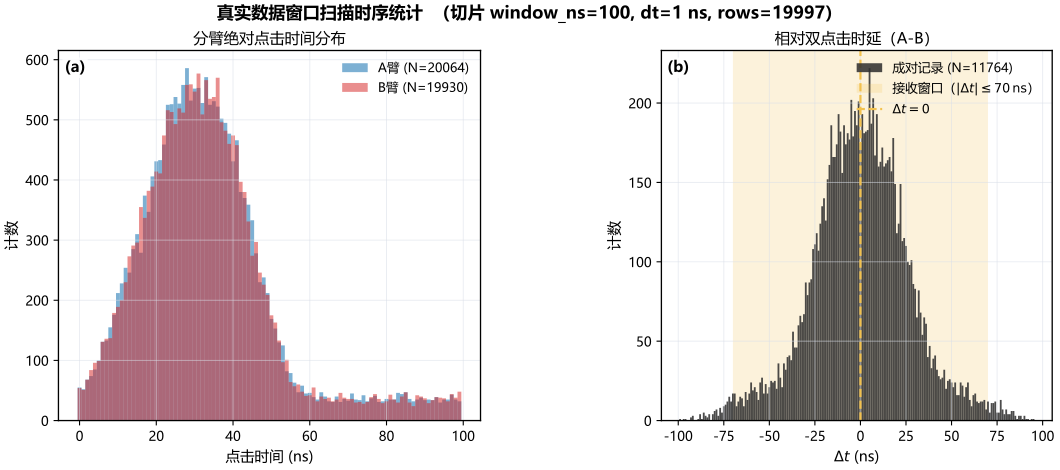

Write Python code to recreate this figure.
from plot_style import frame_all_axes
import csv
import json
import math
import pathlib

import matplotlib.pyplot as plt
import numpy as np


DATA_DIR = (
    pathlib.Path(__file__).resolve().parents[1]
    / "data"
    / "window_scan_server_output_20260221_0421"
    / "summary"
)
TRIALS_PATH = DATA_DIR / "window_scan_trials.csv"
MANIFEST_PATH = DATA_DIR / "run_manifest.json"
WINDOW_NS_SLICE = 100.0
PALETTE = {
    "arm_a": "#1F77B4",
    "arm_b": "#D62728",
    "delta": "#2F2F2F",
    "window": "#F2C14E",
    "grid": "#D9DEE7",
}


def _parse_optional_bin(value: str | None) -> int | None:
    if value is None:
        return None
    text = value.strip()
    if not text:
        return None
    return int(float(text))


def _load_timing_config() -> tuple[float, float]:
    dt_ns = 1.0
    window_ns = 70.0
    if not MANIFEST_PATH.exists():
        print(
            f"[fig_accept_hist] warning: manifest not found: {MANIFEST_PATH}, "
            "fallback dt_ns=1.0, window_ns=70.0"
        )
        return dt_ns, window_ns

    with MANIFEST_PATH.open("r", encoding="utf-8") as fp:
        manifest = json.load(fp)
    dt_raw = (
        manifest.get("config", {})
        .get("emission", {})
        .get("dt_ns", 1.0)
    )
    window_raw = (
        manifest.get("config", {})
        .get("run", {})
        .get("window_ns", 70.0)
    )
    try:
        dt_ns = float(dt_raw)
    except (TypeError, ValueError):
        print(f"[fig_accept_hist] warning: invalid dt_ns={dt_raw!r}, fallback dt_ns=1.0")
    try:
        window_ns = float(window_raw)
    except (TypeError, ValueError):
        print(f"[fig_accept_hist] warning: invalid window_ns={window_raw!r}, fallback window_ns=70.0")
    return dt_ns, window_ns


def _set_paper_style() -> None:
    plt.rcParams.update(
        {
            "font.family": "sans-serif",
            "font.sans-serif": [
                "Microsoft YaHei",
                "SimHei",
                "SimSun",
                "Noto Sans CJK SC",
                "Source Han Sans SC",
                "Arial Unicode MS",
                "DejaVu Sans",
            ],
            "axes.unicode_minus": False,
            "font.size": 10.5,
            "axes.titlesize": 11.0,
            "axes.labelsize": 10.5,
            "xtick.labelsize": 9.6,
            "ytick.labelsize": 9.6,
            "legend.fontsize": 9.2,
            "axes.linewidth": 0.85,
            "axes.grid": True,
            "grid.alpha": 0.55,
            "grid.linewidth": 0.7,
            "grid.color": PALETTE["grid"],
        }
    )


def _style_axis(ax: plt.Axes) -> None:
    ax.spines["top"].set_visible(False)
    ax.spines["right"].set_visible(False)


def _panel_label(ax: plt.Axes, text: str) -> None:
    ax.text(
        0.015,
        0.975,
        text,
        transform=ax.transAxes,
        ha="left",
        va="top",
        fontsize=11.0,
        fontweight="bold",
        bbox={"facecolor": "white", "edgecolor": "none", "alpha": 0.80, "pad": 1.6},
    )


def _load_click_distributions() -> tuple[np.ndarray, np.ndarray, np.ndarray, int]:
    if not TRIALS_PATH.exists():
        raise FileNotFoundError(f"window scan trials file not found: {TRIALS_PATH}")

    a_bins_abs: list[int] = []
    b_bins_abs: list[int] = []
    delta_bins: list[int] = []
    rows_in_slice = 0

    with TRIALS_PATH.open("r", encoding="utf-8", newline="") as fp:
        reader = csv.DictReader(fp)
        for row in reader:
            try:
                window_ns = float(row.get("window_ns", ""))
            except (TypeError, ValueError):
                continue
            if not math.isclose(window_ns, WINDOW_NS_SLICE, rel_tol=0.0, abs_tol=1e-9):
                continue

            rows_in_slice += 1

            a_candidates = [
                _parse_optional_bin(row.get("H1_bin")),
                _parse_optional_bin(row.get("V1_bin")),
            ]
            b_candidates = [
                _parse_optional_bin(row.get("H2_bin")),
                _parse_optional_bin(row.get("V2_bin")),
            ]

            a_values = [x for x in a_candidates if x is not None]
            b_values = [x for x in b_candidates if x is not None]

            a_bins_abs.extend(a_values)
            b_bins_abs.extend(b_values)

            if a_values and b_values:
                # Use one relative delay per shot (first available click on each arm).
                delta_bins.append(a_values[0] - b_values[0])

    if rows_in_slice == 0:
        raise RuntimeError(
            f"no rows found with window_ns={WINDOW_NS_SLICE} in {TRIALS_PATH}"
        )
    if not a_bins_abs or not b_bins_abs:
        raise RuntimeError("no valid click bins extracted for A or B arm")
    if not delta_bins:
        raise RuntimeError("no valid cross-arm click pairs for relative delay histogram")

    return (
        np.asarray(a_bins_abs, dtype=float),
        np.asarray(b_bins_abs, dtype=float),
        np.asarray(delta_bins, dtype=float),
        rows_in_slice,
    )


def main() -> None:
    dt_ns, acceptance_window_ns = _load_timing_config()
    a_bins, b_bins, delta_bins, rows_in_slice = _load_click_distributions()

    a_times_ns = a_bins * dt_ns
    b_times_ns = b_bins * dt_ns
    delta_ns = delta_bins * dt_ns

    _set_paper_style()

    fig = plt.figure(figsize=(10.6, 4.7), constrained_layout=True)
    gs = fig.add_gridspec(1, 2, width_ratios=[1.08, 1.0], wspace=0.24)
    ax0 = fig.add_subplot(gs[0, 0])
    ax1 = fig.add_subplot(gs[0, 1])

    abs_bins_min = int(np.floor(np.min(np.concatenate([a_bins, b_bins]))))
    abs_bins_max = int(np.ceil(np.max(np.concatenate([a_bins, b_bins]))))
    abs_edges = (np.arange(abs_bins_min, abs_bins_max + 2, 1) - 0.5) * dt_ns

    ax0.hist(
        a_times_ns,
        bins=abs_edges,
        alpha=0.58,
        color=PALETTE["arm_a"],
        edgecolor="none",
        label=f"A臂 (N={a_times_ns.size})",
    )
    ax0.hist(
        b_times_ns,
        bins=abs_edges,
        alpha=0.52,
        color=PALETTE["arm_b"],
        edgecolor="none",
        label=f"B臂 (N={b_times_ns.size})",
    )
    ax0.set_title("分臂绝对点击时间分布", pad=5.0)
    ax0.set_xlabel("点击时间 (ns)")
    ax0.set_ylabel("计数")
    ax0.legend(frameon=False, loc="upper right")
    _style_axis(ax0)
    _panel_label(ax0, "(a)")

    delta_bin_min = int(np.floor(np.min(delta_bins)))
    delta_bin_max = int(np.ceil(np.max(delta_bins)))
    delta_edges = (np.arange(delta_bin_min, delta_bin_max + 2, 1) - 0.5) * dt_ns
    window_half = float(abs(acceptance_window_ns))

    ax1.hist(
        delta_ns,
        bins=delta_edges,
        color=PALETTE["delta"],
        alpha=0.86,
        edgecolor="none",
        label=f"成对记录 (N={delta_ns.size})",
    )
    ax1.axvspan(
        -window_half,
        window_half,
        color=PALETTE["window"],
        alpha=0.20,
        linewidth=0.0,
        label=rf"接收窗口（$|\Delta t| \leq {window_half:g}\,\mathrm{{ns}}$）",
        zorder=0,
    )
    ax1.axvline(0.0, color=PALETTE["window"], lw=1.6, ls="--", label=r"$\Delta t=0$")
    ax1.set_title("相对双点击时延（A-B）", pad=5.0)
    ax1.set_xlabel(r"$\Delta t$ (ns)")
    ax1.set_ylabel("计数")
    ax1.legend(frameon=False, loc="upper right")
    _style_axis(ax1)
    _panel_label(ax1, "(b)")

    fig.suptitle(
        (
            "真实数据窗口扫描时序统计  "
            f"（切片 window_ns={WINDOW_NS_SLICE:g}, dt={dt_ns:g} ns, rows={rows_in_slice}）"
        ),
        fontsize=12.4,
        fontweight="bold",
    )

    out_path = pathlib.Path(__file__).with_suffix(".pdf")
    frame_all_axes(fig)
    fig.savefig(out_path, dpi=220)
    plt.close(fig)

    print(
        "[fig_accept_hist] "
        f"rows={rows_in_slice}, A_clicks={a_times_ns.size}, "
        f"B_clicks={b_times_ns.size}, delta_pairs={delta_ns.size}"
    )


if __name__ == "__main__":
    main()
